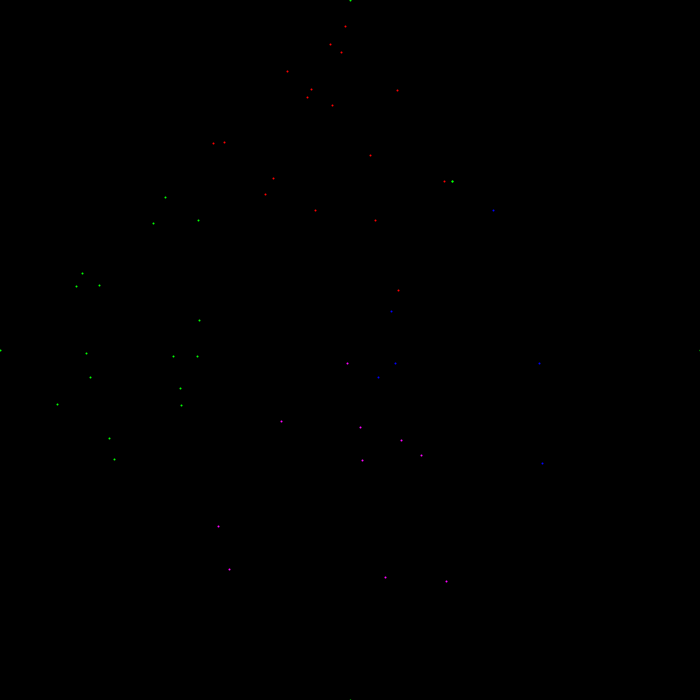
Frame 1 (no input)
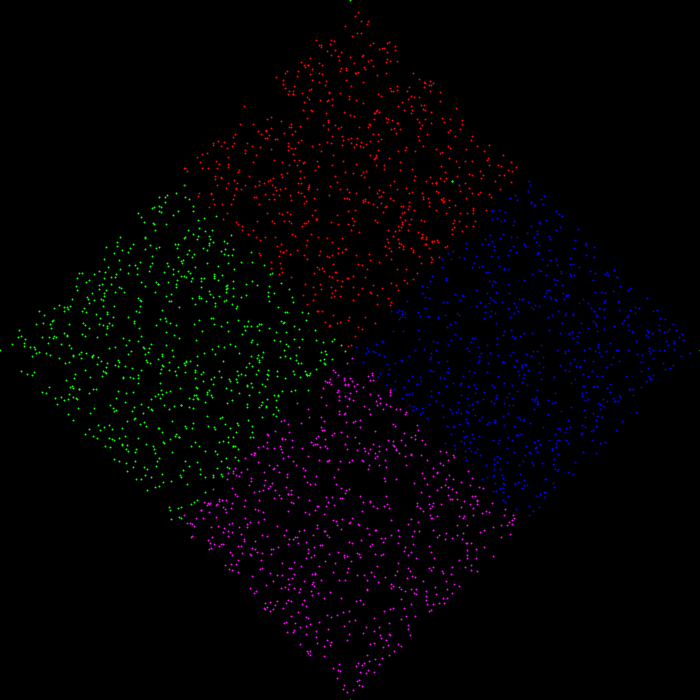
Frame 60 (the mouse pressed at the canvas centre just before this capture)
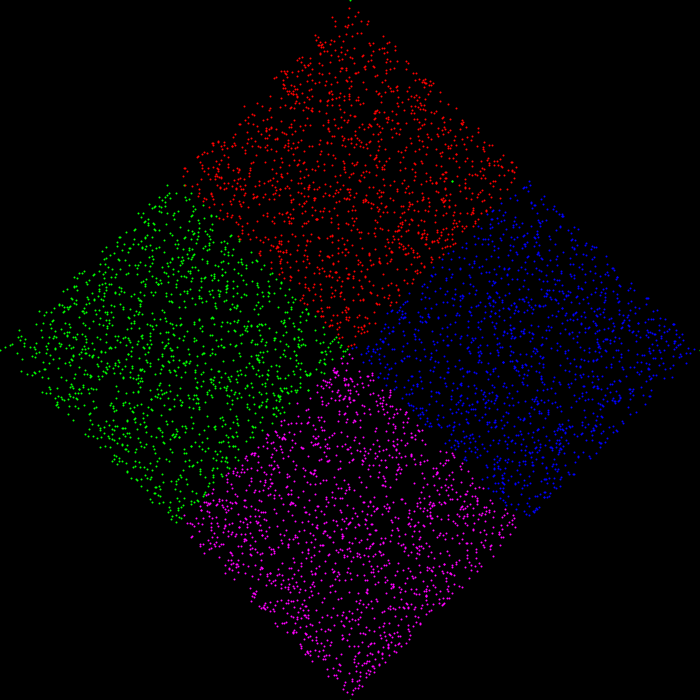
Frame 120 (the mouse held since frame 60 and released just before this capture)

The Processing sketch that drew these frames (run headless with seeded random() and noise(); from frame 60 on, the mouse is pressed at the canvas centre):

// Processing sketch: chaos2
// ── chaos2.pde
float ax, ay;
float bx, by;
float cx, cy;
float dx, dy;
float tx, ty;
float l = 0.5;//4.0/(4+3);

void setup() {
  size(700, 700);
  background(0);
  ax = width/2;
  ay = 0;
  bx = 0;
  by = height/2;  // /8;  // tetrahedron
  cx = width;
  cy = height/2;  // /8;
  dx = width/2;
  dy = height;
  tx = random(width);
  ty = random(height);
  stroke(0, 255, 0);
  strokeWeight(2);
  point(ax, ay); 
  point(bx, by);
  point(cx, cy);
  point(dx, dy);
  point(tx, ty);
}

void draw() {

  for (int i=0; i<50; i++) {

    point(tx, ty);
    int r = floor(random(4));
    if (r==0) {
      stroke(255, 0, 0);
      tx= lerp(tx, ax, l);
      ty= lerp(ty, ay, l);
    } else if (r==1) {
      stroke(0, 255, 0);
      tx= lerp(tx, bx, l);
      ty= lerp(ty, by, l);
    } else if (r==2) {
      stroke(0, 0, 255);
      tx= lerp(tx, cx, l);
      ty= lerp(ty, cy, l);
    } else if (r==3) {
      stroke(255, 0, 255);
      tx= lerp(tx, dx, l);
      ty= lerp(ty, dy, l);
    }
  }
}
